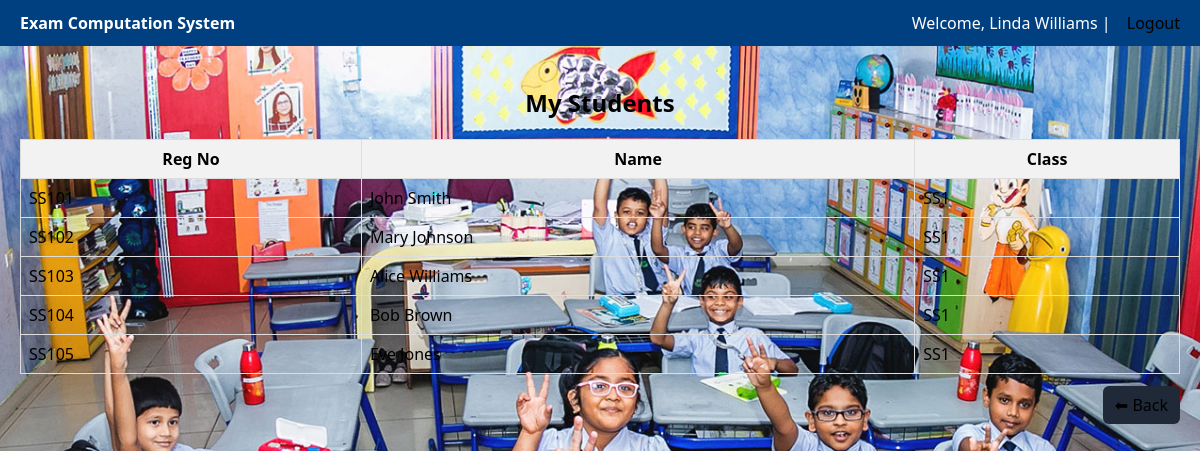
/teacher/view-students/ (signed in), run on the app's committed database.
### exam_app/models.py (models this page shows, shortened)
class TeacherProfile(models.Model):
    name = models.CharField(max_length=150, blank=True)  # full name
    phone = models.CharField(max_length=20, blank=True)
    class_level = models.CharField(max_length=3, choices=CLASS_CHOICES, blank=True)
    is_eo = models.BooleanField(default=False, help_text="Check if this user is an Examination Officer (EO)")
    password = models.CharField(max_length=128, blank=True)  # hashed password

class Student(models.Model):
    first_name = models.CharField(max_length=100)
    last_name = models.CharField(max_length=100, blank=True)
    reg_no = models.CharField(max_length=30, unique=True)
    class_level = models.CharField(max_length=3, choices=CLASS_CHOICES, default='SS1')
    teacher = models.ForeignKey(TeacherProfile, on_delete=models.SET_NULL, null=True, related_name='students')

### exam_app/views.py (the view)
# urls.py: path('teacher/view-students/', views.view_students, name='view_students'),
def view_students(request):
    teacher = get_logged_in_teacher(request)
    if not teacher:
        return redirect('teacher_login')
    students = Student.objects.filter(class_level=teacher.class_level)
    return render(request, 'view_students.html', {
        'students': students,
        'teacher': teacher  # ✅ added so navbar shows Logout & name
    })

### exam_app/views.py (called while the page is built)
def get_logged_in_teacher(request):
    teacher_id = request.session.get('teacher_id')
    if not teacher_id:
        return None
    try:
        return TeacherProfile.objects.get(id=teacher_id)
    except TeacherProfile.DoesNotExist:
        request.session.flush()
        return None

### templates/view_students.html (shortened to what this page needs)
{% extends "base.html" %}
{% block content %}
<h2 style="text-align:center;margin-bottom:20px;">My Students</h2>
{% if students %}
  <table style="width:100%;border-collapse:collapse;margin-bottom:20px;">
    <thead>
      <tr style="background:#f2f2f2;">
        <th style="border:1px solid #ddd;padding:8px;">Reg No</th>
        <th style="border:1px solid #ddd;padding:8px;">Name</th>
        <th style="border:1px solid #ddd;padding:8px;">Class</th>
      </tr>
    </thead>
    <tbody>
      {% for s in students %}
      <tr>
        <td style="border:1px solid #ddd;padding:8px;">{{ s.reg_no }}</td>
        <td style="border:1px solid #ddd;padding:8px;">
          {{ s.first_name }} {{ s.last_name }}
        </td>
        <td style="border:1px solid #ddd;padding:8px;">{{ s.class_level }}</td>
      </tr>
      {% endfor %}
    </tbody>
  </table>
{% else %}
  <p style="text-align:center;">No students yet.</p>
{% endif %}
<nav style="text-align:right;margin-top:20px;">
  <a href="{% url 'teacher_dashboard' %}"
     style="padding:8px 12px;background:#1f2937;color:white;text-decoration:none;border-radius:6px;">
     ⬅ Back
  </a>
</nav>
{% endblock %}

### templates/base.html (shortened to what this page needs)
{% load static %}
<!DOCTYPE html>
<html lang="en">
<head>
  <link rel="stylesheet" href="{% static 'css/style.css' %}">
</head>
<body class="bg-image">
  <nav class="navbar">
    <div class="nav-left"><strong>Exam Computation System</strong></div>
    <div class="nav-right">
      {% if teacher %}
        <span>Welcome, {{ teacher.name }}</span> |
        <a href="{% url 'teacher_logout' %}">Logout</a>
      {% else %}
        <a href="{% url 'teacher_login' %}">Login</a>
      {% endif %}
    </div>
  </nav>
  <div class="content">
    {% block content %}{% endblock %}
  </div>
</body>
</html>

### static/css/style.css (style rules this page uses)
body { font-family: 'Segoe UI', sans-serif; background: #f2f6fc; color:#333; margin:0; padding:0; }
body, .table th, .table td, .card, h1, h2, h3, h4, h5, h6, p, label, a { color: #000 !important; }
.navbar { display:flex; justify-content:space-between; align-items:center; padding:12px 20px; background:#004080; color:white; }
.navbar a { color:white; text-decoration:none; margin-left:12px; }
.content { padding:20px; max-width:1200px; margin:auto; }
.bg-image { background-image: url("../images/go.jpg"); background-size: cover; background-repeat: no-repeat; background-position: center; background-attachment: fixed; }

### data on the page
TeacherProfile: name "Linda Williams"
Student: reg_no "SS101", first_name "John", last_name "Smith", class_level "SS1"
Student: reg_no "SS102", first_name "Mary", last_name "Johnson", class_level "SS1"
Student: reg_no "SS103", first_name "Alice", last_name "Williams", class_level "SS1"
Student: reg_no "SS104", first_name "Bob", last_name "Brown", class_level "SS1"
Student: reg_no "SS105", first_name "Eve", last_name "Jones", class_level "SS1"
